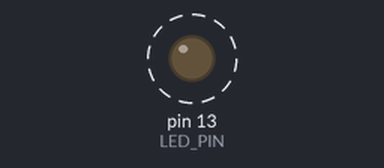
Simulated run of this sketch. Board: Arduino Uno, built with avr-gcc and run on an emulated ATmega328P. Shown: output pins drawn as LEDs (lit = HIGH). Dashed ring = blinking. What the sketch prints to the serial monitor is not drawn.

Above: at 0.5 s.
Timing chart, 0 to 4.6 s (numbered marks = the images above):
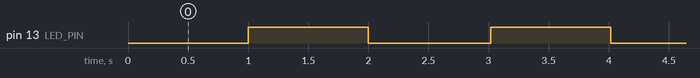

Measured:
- by itself, pin 13 (LED_PIN): alternates HIGH for 1.0 s and LOW for 1.0 s

The sketch:

tp_ambient_computing.ino
```cpp
#include <Arduino.h>
#include <string.h>

/*
  Turns on an LED on for one second, then off for one second, repeatedly.
*/

/* constants that define the size for each part of a tram */
const short LED_PIN = 13;
const short SIZE_HEADER = 2;
const short SIZE_ADR = 4;
const short SIZE_CHEKSUM = 2;
const short SIZE_TAIL = 2;
const short SIZE_INFO = 2;
const short SIZE_CD_FUNC = 1;
const short SIZE_CD_SS_FUNC = 1;

/* code function */
const byte FUNCTION_ACQUISITION = 0x01;
const byte FUNCTION_ACTION = '0x02';

/* code subfunction */
const byte NOISE = 0x01;
const byte LIGHT = 0x02;
const byte ACTION_CLOSE_WINDOWS = 0x03;
const byte ACTION_OPEN_WINDOWS = 0x04;
const byte ACTION_SWITCHON_LIGHT = 0x05;
const byte ACTION_SWITCHOFF_LIGHT = 0x06;

/* Structure of a tram */
typedef struct{
    byte head[SIZE_HEADER];
    byte adr_dst[SIZE_ADR];
    short size_info;
    byte cd_func;
    byte cd_ss_func;
    byte* data;
    short chksum;
    byte tail[SIZE_TAIL];
}struct_message;

typedef struct_message* Message;
typedef byte* Trame;


short checksum(short sizeOfAll);

/* function that create a tram */
Message create_message(byte adr_dst[], byte *data, short size_data, byte codeFunction, byte codeSubFunction){
    int i = 0;
    byte* b = NULL;
    short size_info;

    if(adr_dst==NULL){
        return NULL;
    }

    if(sizeof(adr_dst)!= SIZE_ADR){
        return NULL;
    }

    if(data == NULL){
        return NULL;
    }

    Message message = (Message)malloc(sizeof(struct_message));

    if(message == NULL) {
        return NULL;
    }

    /* filling of codeFunction and codeSubFunction */
    if(codeFunction == FUNCTION_ACQUISITION){
        message->cd_func = codeFunction;
        if(codeSubFunction == NOISE || codeSubFunction == LIGHT){
            message->cd_ss_func = codeSubFunction;
        }else{
            return NULL;
        }
    }else if(codeFunction == FUNCTION_ACTION){
        message->cd_ss_func = codeFunction;
        if(codeSubFunction == ACTION_OPEN_WINDOWS || codeSubFunction == ACTION_CLOSE_WINDOWS || codeSubFunction == ACTION_SWITCHOFF_LIGHT || codeSubFunction == ACTION_SWITCHON_LIGHT){
            message->cd_ss_func = codeSubFunction;
        }else{
            return NULL;
        }
    }else{
        return NULL;
    }


    /*filling header*/
    message->head[0] = 0x01;
    message->head[1] = 0xFF;

    /*filling tail*/
    message->tail[0] = 0x02;
    message->tail[1] = 0xFF;

    memcpy(message->adr_dst, adr_dst, SIZE_ADR);

    message->size_info = (SIZE_INFO + SIZE_CD_FUNC + SIZE_CD_SS_FUNC  + size_data)*sizeof(byte);

    message->data = (byte*)malloc(size_data * sizeof(byte));
    memcpy(message->data, data, size_data * sizeof(byte));
    short sizeForChecksum = 0;
    sizeForChecksum = SIZE_HEADER + SIZE_ADR + SIZE_CHEKSUM + SIZE_TAIL + SIZE_INFO + SIZE_CD_FUNC + SIZE_CD_SS_FUNC + size_data;

    message->chksum = checksum(sizeForChecksum);

    return message;
}

void free_Message(Message m) {
    int i = 0;
    int size_message = 0;

    if(m == NULL) {
        return;
    }
    free(m->data);
    free(m);
}

int sizeOfMessage(Message m){
    int nb_bytes;
    if(m == NULL) {
        return -1;
    }

    nb_bytes = SIZE_HEADER + SIZE_ADR + m->size_info + SIZE_CHEKSUM + SIZE_TAIL;

    return nb_bytes;
}

Trame convertMessageToTrame(Message m) {
    int i = 0;
    int j = 0;
    int index = 0;
    int nb_bytes;
    int size_data;
    Trame trame = NULL;

    if(m == NULL) {
        return NULL;
    }

    nb_bytes = sizeOfMessage(m);
    size_data = m->size_info - SIZE_INFO - SIZE_CD_FUNC - SIZE_CD_SS_FUNC;
    trame = (Trame) malloc(nb_bytes * sizeof(byte));

    if(trame == NULL) {
        return NULL;
    }

    for( i; i < SIZE_HEADER ; i++ ) {
        trame[i] = m->head[i];
    }

    index = i+SIZE_ADR;
    for( i; i < index; i++) {
        trame[i] = m->adr_dst[j++];
    }

    /*converting short into 2 bytes */
    trame[i++] = (m->size_info >> 8);
    trame[i++] = (m->size_info & 0xFF);

    /*adding code function and code sub-function*/
    trame[i++] = m->cd_func;
    trame[i++] = m->cd_ss_func;

    j=0;
    index = i+size_data;
    for( i; i < index; i++ ) {
        trame[i] = m->data[j];
    }

    j=0;
    index = i + SIZE_CHEKSUM;
    trame[i++] = (m->chksum >> 8);
    trame[i++] = (m->chksum & 0xFF);

    j=0;
    index = i + SIZE_TAIL;
    for (i ; i < index ; i++){
        trame[i] = m->tail[j++];
    }

    return trame;
}

short checksum(short sizeOfAll) {
    short checksumValue = 0;
    checksumValue = sizeOfAll % 65536;
    return checksumValue;
}

void print_Message(Message m) {
    int i = 0;

    //error if null
    if(m == NULL) {
        return;
    }

    printf("\n\t=================================== \n");
    /*printing header*/
    for(i; i < SIZE_HEADER; i++) {
        printf("Header[%d] : %x \n", i, m->head[i]);
    }

    /*printing address destination*/
    i = 0;
    for(i; i < SIZE_ADR; i++) {
        printf("Address destination[%d] : %x \n", i, m->adr_dst[i]);
    }

    /*printing code function*/
    printf("Code function : %x \n", m->cd_func);

    /*printing code subfunction*/
    printf("Code subfunction : %x \n", m->cd_ss_func);

    /*printing size information*/
    printf("Size information : %d \n", m->size_info );

    /*printing data */
    printf("Data : %s \n",m->data);

    /*printing chucksum */
    printf("Checksum : %d \n",m->chksum);

    /*printing queue*/
    i = 0;
    for(i; i < SIZE_TAIL; i++) {
        printf("Tail[%d] : %x \n", i, m->tail[i]);
    }
    printf("\n\t=================================== \n");
}

void setup()
{
    Serial.begin(9600);
    pinMode(LED_PIN, OUTPUT);
}

char* byteToString(byte b, char *str)
{
    sprintf(str,"%.2X ", b);
    return str;
}

void debugFrame(byte* frame, int size)
{
    char tmp[4];
    for(int i=0 ; i < size ; i++){
        Serial.print(byteToString(frame[i], tmp));
    }
    Serial.println("");
}

void loop()
{
    int i = 0;
    Serial.println("");
    Serial.println("");
    Serial.println("Hello world!");
    byte adr[4] = {0x01, 0x02, 0x03, 0x4};

    char data[6] = "hello";
    data[5] = '\0';

    byte byte_data[6];

    for(i; i<6;i++) {
        byte_data[i] = data[i];
    }

    Message message = create_message(adr, byte_data, 6, FUNCTION_ACQUISITION, LIGHT);

    print_Message(message);

    Trame trame =  convertMessageToTrame(message);

    debugFrame(trame, sizeOfMessage(message));
    delay(1000);              // wait for a second
    digitalWrite(LED_PIN, HIGH);   // set the LED on
    delay(1000);              // wait for a second
    digitalWrite(13, LOW);    // set the LED off

    byte test[5] = {0x00, 0x41, 0x43, 0xFF};
    Serial.println("Using Serial.Write;");
    Serial.write(test,5);
    Serial.println("Using debugFrame ;");
    debugFrame(test, 5);
}
```
